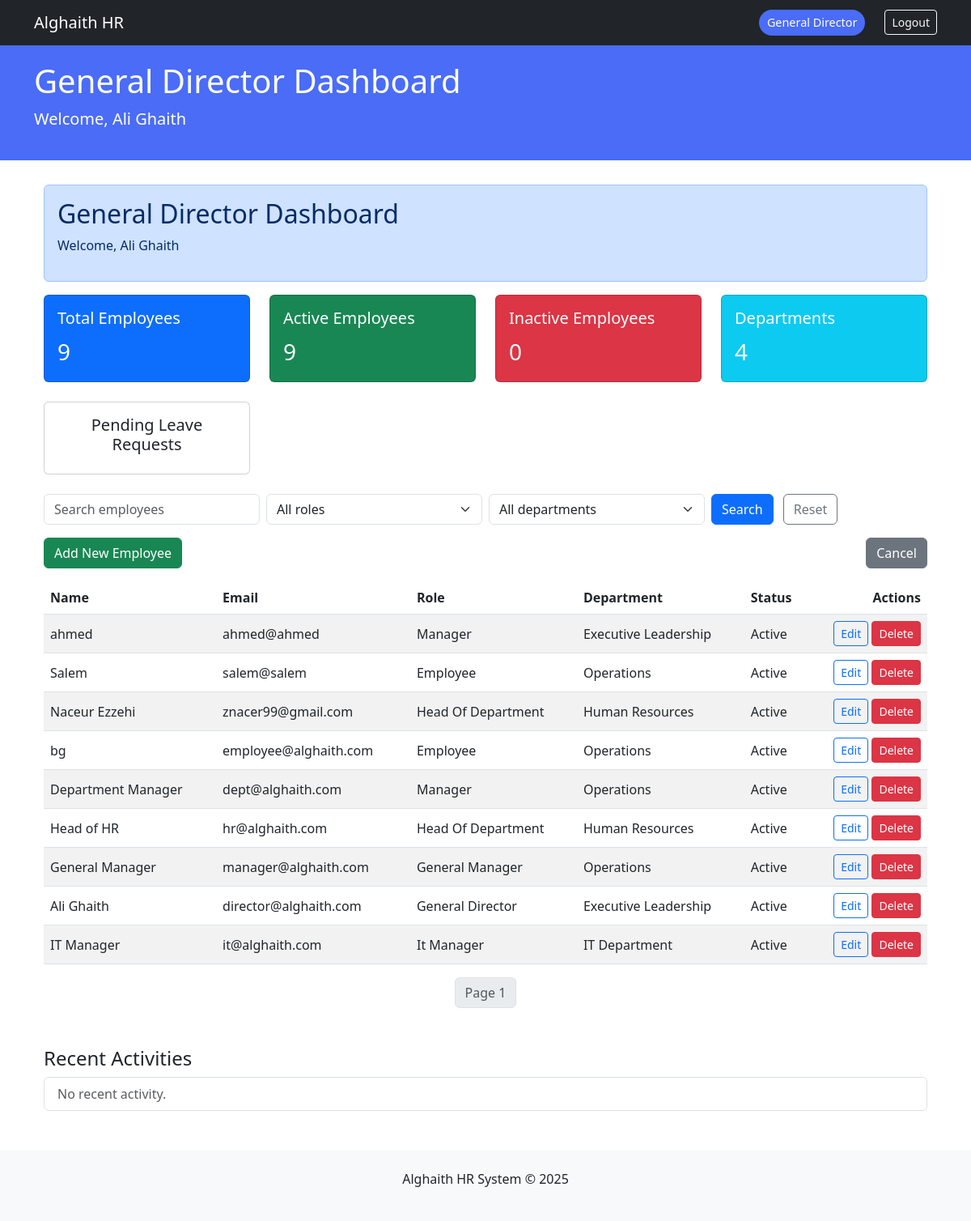
/dashboard/general_director (signed in), run on an earlier commit of the app's database.
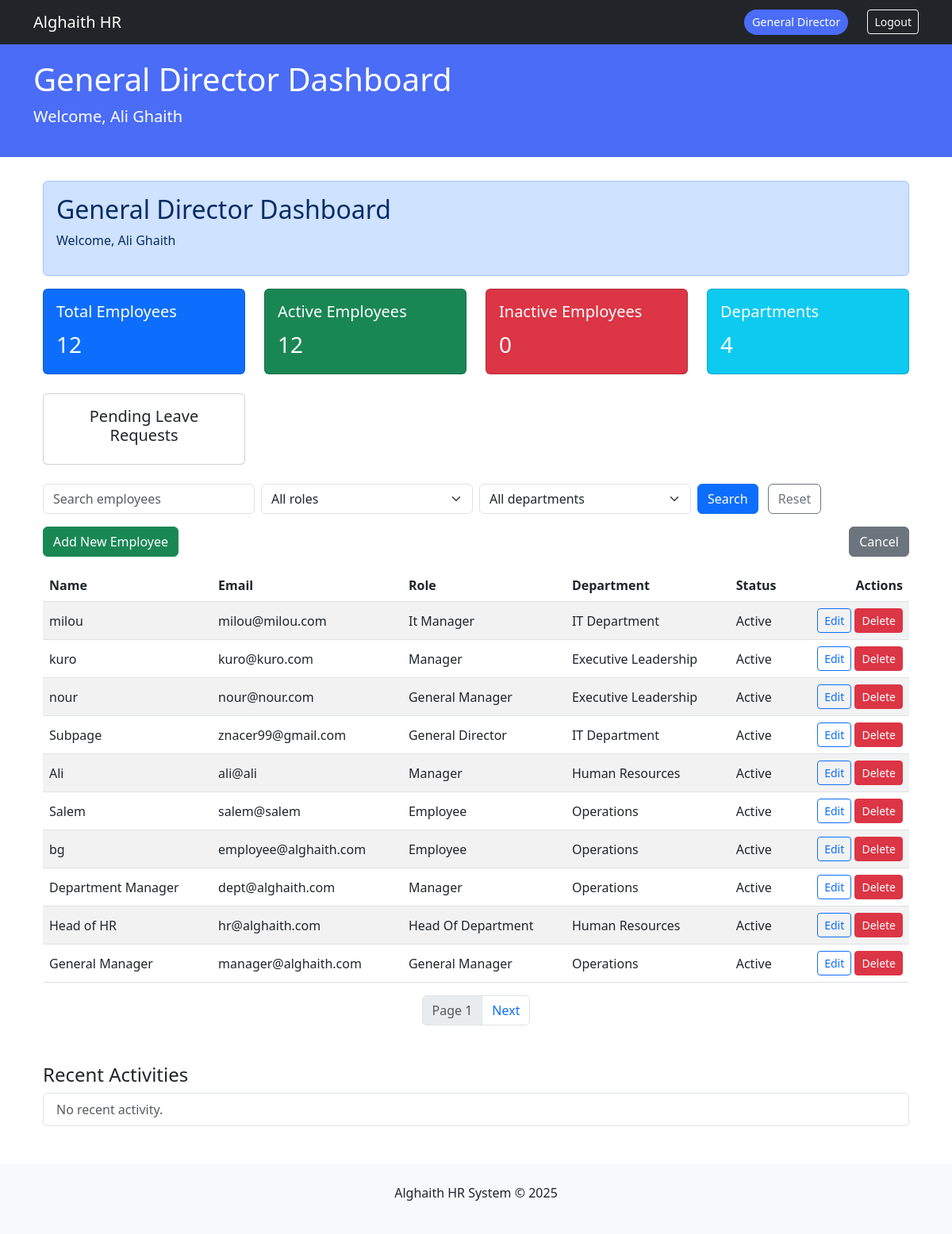
And on a later commit of the database.
### core/models.py (models this page shows, shortened)
class User(db.Model, UserMixin):
    __tablename__ = 'users'
    id = db.Column(db.Integer, primary_key=True)
    email = db.Column(db.String(120), unique=True, nullable=False)
    password_hash = db.Column(db.String(200), nullable=False)
    name = db.Column(db.String(100), nullable=False)
    role = db.Column(db.String(50), nullable=False)
    avatar = db.Column(db.String(2), nullable=False)
    access_code = db.Column(db.String(20), unique=True, nullable=False)
    department_id = db.Column(db.Integer, db.ForeignKey('departments.id'))
    created_at = db.Column(db.DateTime, default=datetime.utcnow)
    last_login = db.Column(db.DateTime)
    login_count = db.Column(db.Integer, default=0)
    is_active = db.Column(db.Boolean, default=True, nullable=False)
    department = db.relationship('Department', back_populates='members')
    @property
    def is_authenticated(self):
        return True

class Department(db.Model):
    __tablename__ = 'departments'
    id = db.Column(db.Integer, primary_key=True)
    name = db.Column(db.String(100), unique=True, nullable=False)
    description = db.Column(db.Text)
    created_at = db.Column(db.DateTime, default=datetime.utcnow)
    members = db.relationship('User', back_populates='department', lazy='dynamic')

### modules/dashboard/routes.py (the view)
@dashboard_bp.route('/general_director')
@login_required
@role_required(['general_director'])
def director_dashboard():
    q = (request.args.get('q') or '').strip()
    role_filter = (request.args.get('role') or '').strip()
    dept_filter = (request.args.get('department') or '').strip()
    try:
        page = max(int(request.args.get('page', 1)), 1)
    except Exception:
        page = 1
    per_page = 10
    query = User.query
    if q:
        like = f"%{q}%"
        query = query.filter(or_(User.name.ilike(like), User.email.ilike(like)))
    if role_filter:
        query = query.filter(User.role == role_filter)
    if dept_filter:
        try:
            dept_id = int(dept_filter)
            query = query.filter(User.department_id == dept_id)
        except ValueError:
            pass
    total = query.count()
    employees = query.order_by(User.created_at.desc()).limit(per_page).offset((page - 1) * per_page).all()
    departments = Department.query.order_by(Department.name).all()
    active_count = User.query.filter_by(is_active=True).count()
    inactive_count = User.query.filter_by(is_active=False).count()
    user_counts = {"active": active_count, "inactive": inactive_count}
    new_users_count = User.query.filter(User.created_at >= (datetime.utcnow() - timedelta(days=7))).count()
    recent_activities = [act.description for act in ActivityLog.query.order_by(ActivityLog.timestamp.desc()).limit(10).all()]
    return render_template(
        'dashboard/general_director.html',
        user=current_user,
        user_list=employees,  # <-- fixed variable name
        total=total,
        page=page,
        per_page=per_page,
        departments=departments,
        q=q,
        role_filter=role_filter,
        dept_filter=dept_filter,
        user_counts=user_counts,
        new_users_count=new_users_count,
        inactive_users_count=inactive_count,
        recent_activities=recent_activities
    )

### modules/auth/forms.py
class LogoutForm(FlaskForm):
    submit = SubmitField('Logout')

### app.py (called while the page is built)
@login_manager.user_loader
def load_user(user_id):
    from core.models import User
    return db.session.get(User, int(user_id))

### templates/dashboard/general_director.html (shortened to what the changed rows need)
{% extends "dashboard/base_dashboard.html" %}
{% block dashboard_title %}General Director Dashboard{% endblock %}
{% block dashboard_content %}
<div class="container mt-4">
    <div class="alert alert-primary">
        <h2>General Director Dashboard</h2>
        <p>Welcome, {{ user.name }}</p>
    </div>
    <div class="row mb-4">
        <div class="col-md-3">
            <div class="card text-white bg-primary">
                <div class="card-body">
                    <h5 class="card-title">Total Employees</h5>
                    <p class="card-text fs-3">{{ total if total is defined else 0 }}</p>
                </div>
            </div>
        </div>
        <div class="col-md-3">
            <div class="card text-white bg-success">
                <div class="card-body">
                    <h5 class="card-title">Active Employees</h5>
                    <p class="card-text fs-3">{{ user_counts.active if user_counts is defined and user_counts.active is defined else 0 }}</p>
                </div>
            </div>
        </div>
    </div>
    <div class="table-responsive">
        <table class="table table-striped align-middle">
            <thead>
                <tr>
                    <th>Name</th>
                    <th>Email</th>
                    <th>Role</th>
                    <th>Department</th>
                    <th>Status</th>
                    <th class="text-end">Actions</th>
                </tr>
            </thead>
            <tbody>
                {% for u in user_list %}
                <tr>
                    <td>{{ u.name }}</td>
                    <td>{{ u.email }}</td>
                    <td>{{ u.role|replace('_', ' ')|title }}</td>
                    <td>{{ u.department.name if u.department else '-' }}</td>
                    <td>{{ 'Active' if u.is_active else 'Inactive' }}</td>
                    <td class="text-end">
                        <a href="{{ url_for('dashboard.director_edit_employee', id=u.id) }}" class="btn btn-sm btn-outline-primary">Edit</a>
                        <form method="POST" action="{{ url_for('dashboard.director_delete_employee', id=u.id) }}" style="display:inline;">
                            <button type="submit" class="btn btn-sm btn-danger" onclick="return confirm('Delete {{ u.name }}?');">Delete</button>
                        </form>
                    </td>
                </tr>
                {% else %}
                <tr><td colspan="6" class="text-center">No employees found.</td></tr>
                {% endfor %}
            </tbody>
        </table>
    </div>
    <nav aria-label="Employee pages">
        <ul class="pagination justify-content-center">
            {% if total > page * per_page %}
            <li class="page-item">
                <a class="page-link" href="{{ url_for('dashboard.director_dashboard', page=page+1, q=q, role=role_filter, department=dept_filter) }}">Next</a>
            </li>
            {% endif %}
        </ul>
    </nav>
</div>
{% endblock %}

### templates/dashboard/base_dashboard.html (shortened to what this page needs)
<!DOCTYPE html>
<html>
<head>
    <link href="https://cdn.jsdelivr.net/npm/bootstrap@5.3.0/dist/css/bootstrap.min.css" rel="stylesheet">
</head>
<body>
    <nav class="navbar navbar-expand-lg navbar-dark bg-dark">
        <div class="container">
            <a class="navbar-brand" href="#">Alghaith HR</a>
            <div class="d-flex align-items-center">
                <span class="role-indicator me-3">{{ current_user.role|replace('_', ' ')|title }}</span>
                {% if current_user.is_authenticated %}
                <form method="post" action="{{ url_for('auth.logout') }}" class="ms-2 d-inline">
                    <button type="submit" class="btn btn-sm btn-outline-light">Logout</button>
                </form>
                {% endif %}
            </div>
        </div>
    </nav>
    <div class="role-header">
        <div class="container">
            <h1>{% block dashboard_title %}Dashboard{% endblock %}</h1>
            <p class="lead">Welcome, {{ current_user.name }}</p>
        </div>
    </div>
    <div class="container">
        {% block dashboard_content %}{% endblock %}
    </div>
    <footer class="mt-5 py-4 bg-light">
        <div class="container text-center">
            <p>Alghaith HR System &copy; 2025</p>
        </div>
    </footer>
</body>
</html>

What changed in the data, as far as the page shows it:
no longer on one of the page's lists (row edited): User: name "Ali Ghaith", email "director@alghaith.com", role "General Director", department "Executive Leadership", is_active "Active"
removed User: name "ahmed", email "ahmed@ahmed", role "Manager", department "Executive Leadership", is_active "Active"
removed User: name "Naceur Ezzehi", email "znacer99@gmail.com", role "Head Of Department", department "Human Resources", is_active "Active"
no longer on this page (row edited): User: name "IT Manager", email "it@alghaith.com", role "It Manager", department "IT Department", is_active "Active"
added User: name "milou", email "milou@milou.com", role "It Manager", department "IT Department", is_active "Active"
added User: name "kuro", email "kuro@kuro.com", role "Manager", department "Executive Leadership", is_active "Active"
added User: name "nour", email "nour@nour.com", role "General Manager", department "Executive Leadership", is_active "Active"
added User: name "Subpage", email "znacer99@gmail.com", role "General Director", department "IT Department", is_active "Active"
added User: name "Ali", email "ali@ali", role "Manager", department "Human Resources", is_active "Active"
Also different on the page:
{{ total if total is defined else 0 }}: "9" → "12"
text no longer shown: "9"
text now shown: "12 Next"
